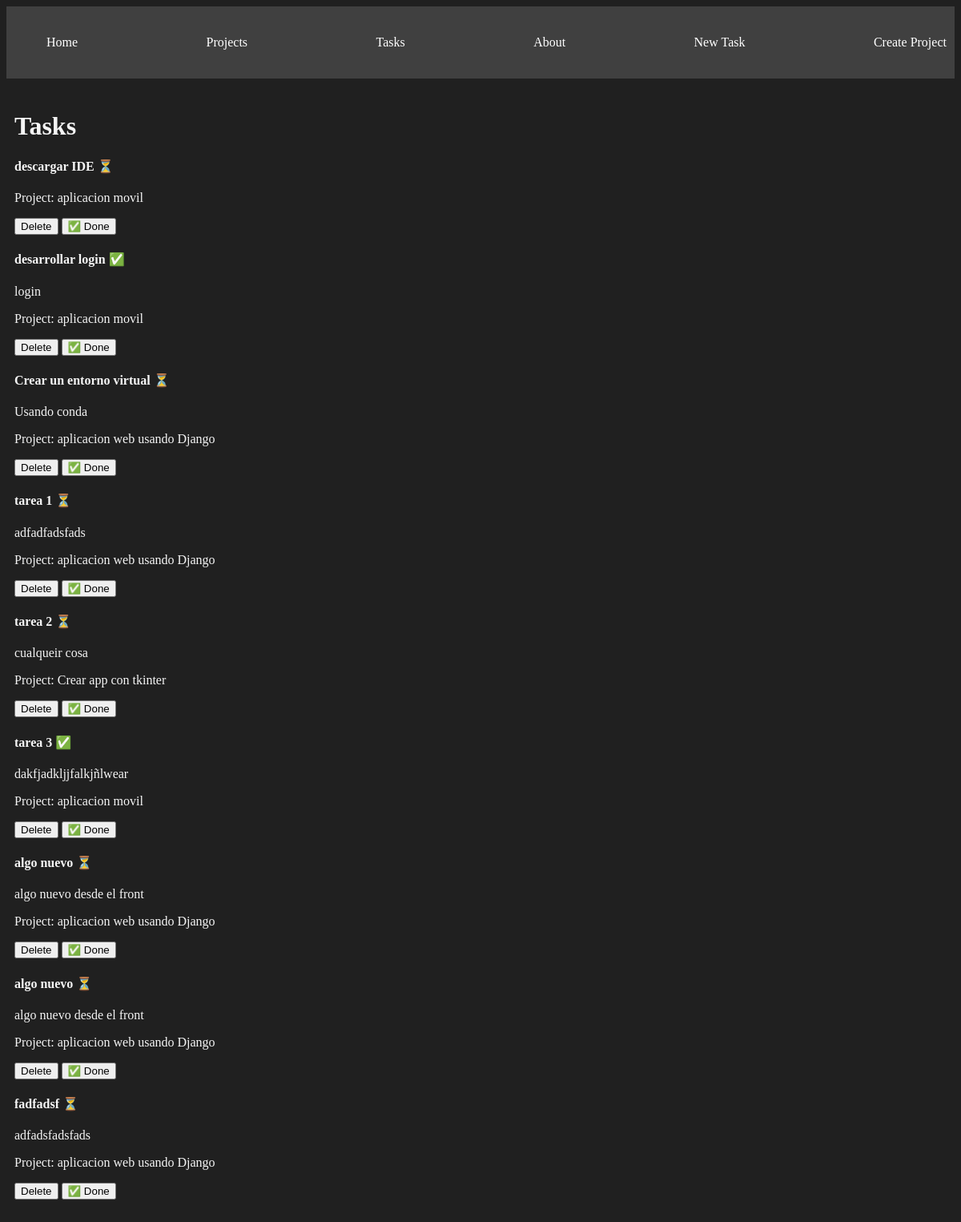
/tasks/, run on the app's committed database.
### myapp/models.py (models this page shows, shortened)
class Task(models.Model):
    title = models.CharField(max_length=200)
    description = models.TextField()
    project = models.ForeignKey(Project, on_delete=models.CASCADE)
    done = models.BooleanField(default=False)

class Project(models.Model):
    name = models.CharField(max_length=200)

### myapp/views.py (the view)
# urls.py: path("tasks/", views.tasks, name="tasks"),
def tasks(request):
    tasks = Task.objects.all()
    return render(request, "tasks/tasks.html", {"tasks": tasks})

### myapp/templates/tasks/tasks.html
{% extends 'layouts/base.html' %}
{% block content %}
<h1>Tasks</h1>
{% for task in tasks %}
<div>
    <h4> {{task.title}}
        {% if task.done == False %} ⏳
        {% else %} ✅
        {% endif %}
    </h4>
    <p>{{task.description}}</p>
    <p>Project: {{task.project.name}}</p>
    <button>
        Delete
    </button>
    <button>
        ✅ Done
    </button>
</div>
{% endfor %}
{% endblock %}

### myapp/templates/layouts/base.html (shortened to what this page needs)
{% load static %}
<!DOCTYPE html>
<html lang="en">
<head>
    <link rel="stylesheet" href="{% static 'css/main.css' %}">
</head>
<body>
    <nav class="navbar container">
        <ul>
            <li>
                <a href="{% url 'index' %}">Home</a>
            </li>
            <li>
                <a href="{% url 'projects' %}">Projects</a>
            </li>
            <li>
                <a href="{% url 'tasks' %}">Tasks</a>
            </li>
            <li>
                <a href="{% url 'about' %}">About</a>
            </li>
            <li>
                <a href="{% url 'create_task' %}">New Task</a>
            </li>
            <li>
                <a href="{% url 'create_project' %}">Create Project</a>
            </li>
        </ul>
    </nav>
    <main class="container">
        {% block content %}
        {% endblock %}
    </main>
</body>
</html>

### myapp/static/css/main.css (style rules this page uses)
body { background: #202020; color: whitesmoke; }
.navbar { background: #404040; padding: 5px 0; }
.navbar ul li { list-style: none; }
.navbar ul { display: flex; justify-content: space-between; }
.navbar ul li a { color: white; text-decoration: none; }
.container { max-width: 1200px; margin: auto; padding: 20px 10px; }

### data on the page
Task: title "descargar IDE", project.name "aplicacion movil"
Task: title "desarrollar login", description "login", project.name "aplicacion movil"
Task: title "Crear un entorno virtual", description "Usando conda", project.name "aplicacion web usando Django"
Task: title "tarea 1", description "adfadfadsfads", project.name "aplicacion web usando Django"
Task: title "tarea 2", description "cualqueir cosa", project.name "Crear app con tkinter"
Task: title "tarea 3", description "dakfjadkljjfalkjñlwear", project.name "aplicacion movil"
Task: title "algo nuevo", description "algo nuevo desde el front", project.name "aplicacion web usando Django"
Task: title "algo nuevo", description "algo nuevo desde el front", project.name "aplicacion web usando Django"
Task: title "fadfadsf", description "adfadsfadsfads", project.name "aplicacion web usando Django"
